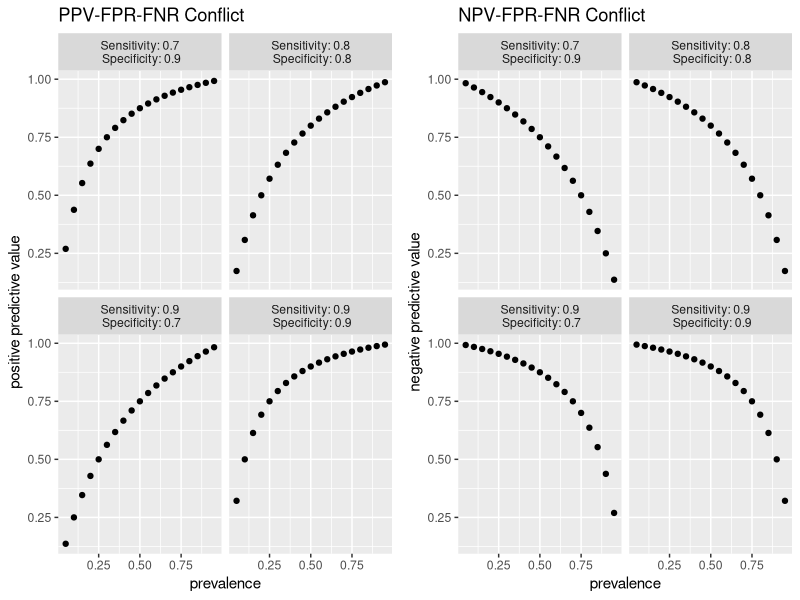

The R script that drew this image:
## ---- chunk 1
library(dplyr)
library(ggplot2)
library(gridExtra)
## ---- chunk 2
ppv <- function(p, sens, spec){
  ppv <- (sens*p)/((sens*p) + ((1-spec)*(1-p)))
  return(ppv)
}

npv <- function(p, sens, spec){
  npv <- (spec*(1-p))/(((1-sens)*p) + (spec*(1-p)))
  return(npv)
}

dat_8080 <- data.frame(prevalence = seq(0.05,0.95,0.05)
                       , sens=0.80
                       , spec=0.80
                       , ppv = ppv(p=seq(0.05,0.95,0.05), 
                                   sens=0.80, 
                                   spec=0.80)
                       , npv = npv(p=seq(0.05,0.95,0.05), 
                                   sens=0.80, 
                                   spec=0.80))

dat_9090 <- data.frame(prevalence = seq(0.05,0.95,0.05)
                       , sens=0.90
                       , spec=0.90
                       , ppv = ppv(p=seq(0.05,0.95,0.05), 
                                   sens=0.90, 
                                   spec=0.90)
                       , npv = npv(p=seq(0.05,0.95,0.05), 
                                   sens=0.90, 
                                   spec=0.90))

dat_9070 <- data.frame(prevalence = seq(0.05,0.95,0.05)
                       , sens=0.90
                       , spec=0.70
                       , ppv = ppv(p=seq(0.05,0.95,0.05), 
                                   sens=0.90, 
                                   spec=0.70)
                       , npv = npv(p=seq(0.05,0.95,0.05), 
                                   sens=0.90, 
                                   spec=0.70))

dat_7090 <- data.frame(prevalence = seq(0.05,0.95,0.05)
                       , sens=0.70
                       , spec=0.90
                       , ppv = ppv(p=seq(0.05,0.95,0.05), 
                                   sens=0.70, 
                                   spec=0.90)
                       , npv = npv(p=seq(0.05,0.95,0.05), 
                                   sens=0.70, 
                                   spec=0.90))

dat_all <- bind_rows(dat_8080, dat_7090, dat_9070, dat_9090) |>
  mutate(sens_spec = paste0("Sensitivity: ", sens, 
                            "\n Specificity: ", spec)
         , fpr = 1 - spec
         , fnr = 1 - sens)

g1 <- ggplot(dat_all, aes(x=prevalence, y=ppv)) +
        geom_point() + 
        labs(x="prevalence", y="positive predictive value",
             title = "PPV-FPR-FNR Conflict") +
        facet_wrap(~sens_spec)

g2 <- ggplot(dat_all, aes(x=prevalence, y=npv)) +
        geom_point() + 
        labs(x="prevalence", y="negative predictive value",
             title = "NPV-FPR-FNR Conflict") +
        facet_wrap(~sens_spec)

grid.arrange(g1,g2, nrow=1, ncol=2)
